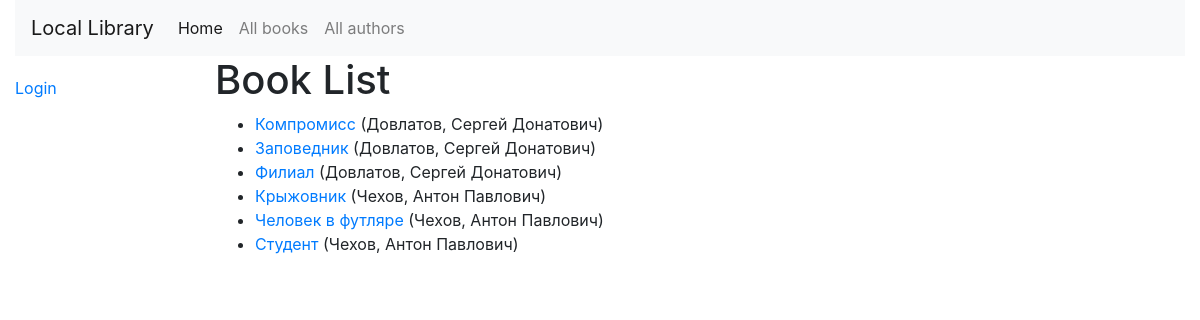
/catalog/books/, run on the app's committed database.
### catalog/models.py (models this page shows, shortened)
class Book(models.Model):
    title = models.CharField(max_length=200)
    author = models.ForeignKey('Author', on_delete=models.SET_NULL, null=True)
    summary = models.TextField(max_length=1000, help_text="Enter a brief description of the book")
    isbn = models.CharField('ISBN', max_length=13,
                            help_text='13 Character <a href="https://www.isbn-international.org/content/what-isbn'
                                      '">ISBN number</a>')
    genre = models.ManyToManyField(Genre, help_text="Select a genre for this book")
    language = models.ForeignKey('Language', on_delete=models.SET_NULL, null=True)
    def display_genre(self):
        """Creates a string for the Genre. This is required to display genre in Admin."""
        return ', '.join([genre.name for genre in self.genre.all()[:3]])
    display_genre.short_description = 'Genre'
    def get_absolute_url(self):
        return reverse('book-detail', args=[str(self.id)])

class Author(models.Model):
    first_name = models.CharField(max_length=100)
    last_name = models.CharField(max_length=100)
    date_of_birth = models.DateField(null=True, blank=True)
    date_of_death = models.DateField('died', null=True, blank=True)
    class Meta:
        ordering = ['last_name', 'first_name']
    def __str__(self):
        return '{0}, {1}'.format(self.last_name, self.first_name)

### catalog/views.py (the view)
# urls.py: path('books/', views.BookListView.as_view(), name='books'),
class BookListView(generic.ListView):
    model = Book
    paginate_by = 10

### catalog/templates/catalog/book_list.html
{% extends "base_generic.html" %}
{% block content %}
    <h1>Book List</h1>
    {% if book_list %}
    <ul>
      {% for book in book_list %}
      <li>
        <a href="{{ book.get_absolute_url }}">{{ book.title }}</a> ({{book.author}})
      </li>
      {% endfor %}
    </ul>
    {% else %}
      <p>There are no books in the library.</p>
    {% endif %}
{% endblock %}

### catalog/templates/base_generic.html (shortened to what this page needs)
<!DOCTYPE html>
<html lang="en">
<head>
  <link rel="stylesheet" href="https://stackpath.bootstrapcdn.com/bootstrap/4.1.3/css/bootstrap.min.css">
  {% load static %}
  <link rel="stylesheet" href="{% static 'css/styles.css' %}">
</head>
<body>
<div class="container-fluid">
<nav class="navbar navbar-expand-lg navbar-light bg-light">
  <a class="navbar-brand" href="#" href="{% url 'index' %}">Local Library</a>
  <div class="collapse navbar-collapse" id="navbarNav">
    <ul class="navbar-nav">
      <li class="nav-item active">
        <a href="{% url 'index' %}" class="nav-link" href="#">Home <span class="sr-only">(current)</span></a>
      </li>
      <li class="nav-item">
        <a href="{% url 'books' %}" class="nav-link" href="#">All books</a>
      </li>
      <li class="nav-item">
        <a href="{% url 'authors' %}" class="nav-link" href="#">All authors</a>
    </ul>
  </div>
</nav>
<div class="row">
  <div class="col-sm-2">
  {% block sidebar %}
  <ul class="sidebar-nav">
   {% if user.is_authenticated %}
     <li>User: {{ user.get_username }}</li>
     <li><a href="{% url 'my-borrowed' %}">My Borrowed</a></li>
     <li><a href="{% url 'logout'%}?next={{request.path}}">Logout</a></li>
   {% else %}
     <li><a href="{% url 'login'%}?next={{request.path}}">Login</a></li>
   {% endif %}
  </ul>
{% endblock %}
  </div>
  <div class="col-sm-10 ">
  {% block content %}{% endblock %}
  </div>
</div>
</div>
</body>
</html>

### catalog/static/css/styles.css (style rules this page uses)
.sidebar-nav { margin-top: 20px; padding: 0; list-style: none; }

### data on the page
Book: title "Компромисс", author "Довлатов, Сергей Донатович"
Book: title "Заповедник", author "Довлатов, Сергей Донатович"
Book: title "Филиал", author "Довлатов, Сергей Донатович"
Book: title "Крыжовник", author "Чехов, Антон Павлович"
Book: title "Человек в футляре", author "Чехов, Антон Павлович"
Book: title "Студент", author "Чехов, Антон Павлович"
